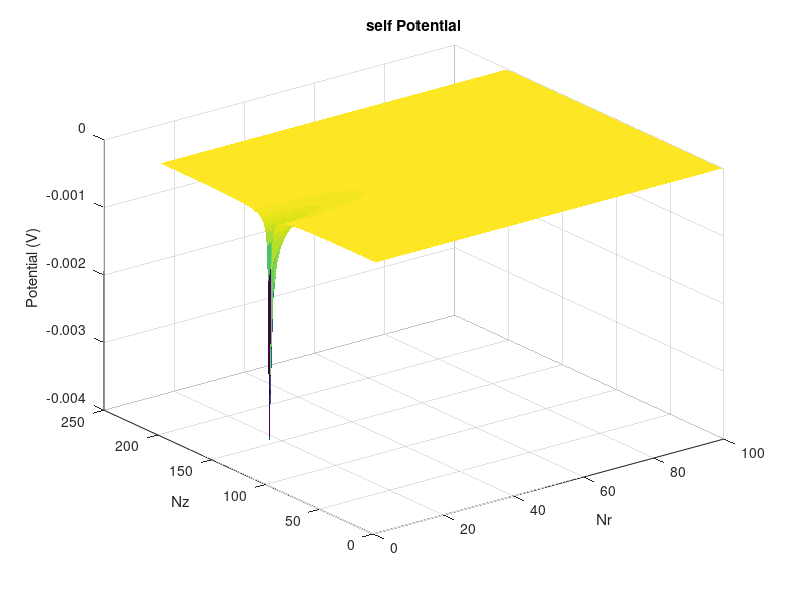
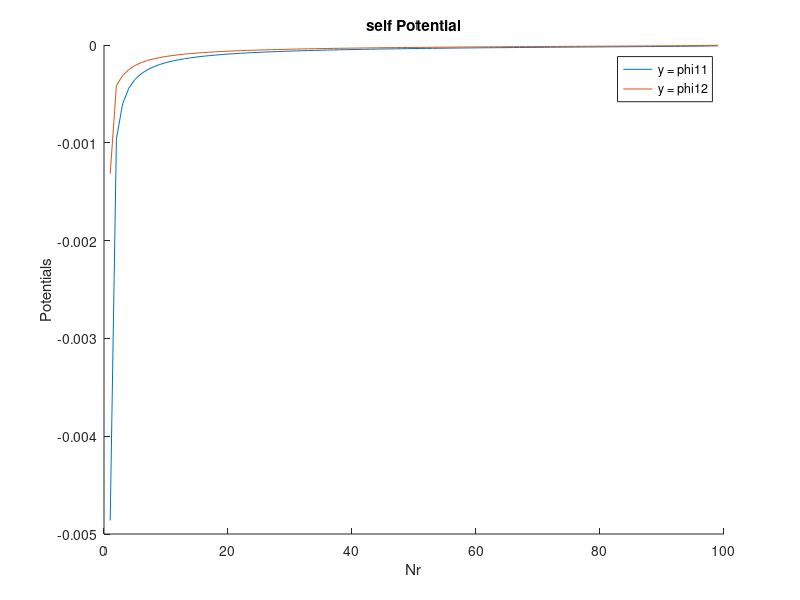

Source code (MATLAB) for these figures, in order:
clear all
close all
figure ;
phi=csvread('Self.csv');
phi_new = reshape(phi, 201, 100);
h = surf(phi_new)
set(h,'LineStyle','none') 
title ('self Potential')
xlabel('Nr') 
ylabel('Nz') 
zlabel('Potential (V)') 

figure ;

phi11=csvread('correctionpotential11.csv');
hold on 
phi12=csvread('correctionpotential12.csv');

Nr=1:1:99;

plot(Nr,phi11)
hold on 
plot (Nr,phi12)
title ('self Potential')
xlabel('Nr') 
ylabel('Potentials') 
legend({'y = phi11','y = phi12'})
